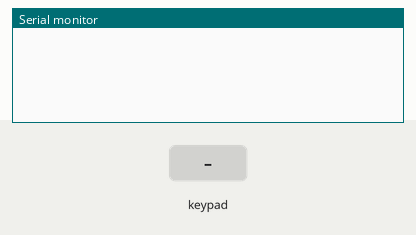
A sketch run on a simulated Arduino Uno, built with avr-gcc and run on an emulated ATmega328P. On the bench: the last lines printed to the serial monitor. The inputs (shaded band) are chosen by the test bench.

Above: at 1.2 s.
1.3 s: key '1' pressed
At 2.2 s:
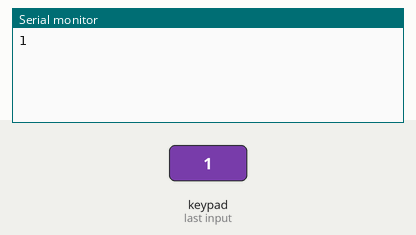
2.8 s: keypad keys 1 5 2 0 4 # pressed 0.4 s apart
At 6.1 s:
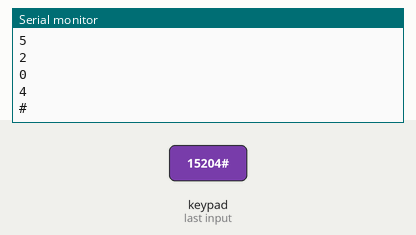
6.7 s: key 'A' pressed
At 7.8 s:
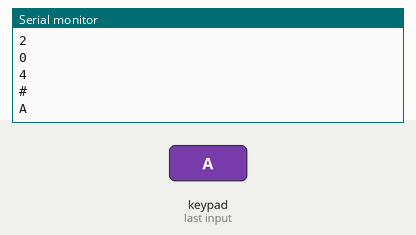
8.2 s: keypad keys 1 5 2 0 4 * pressed 0.4 s apart
At 11.4 s:
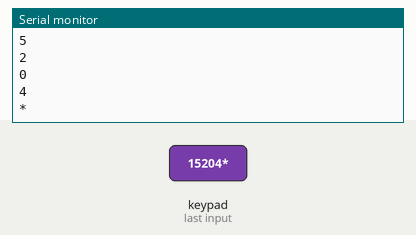
12.1 s: key 'B' pressed
At 12.7 s:
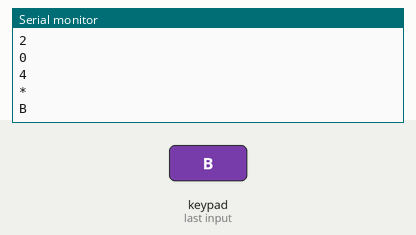
13.6 s: keypad keys 1 5 2 0 4 D pressed 0.4 s apart
At 16.7 s:
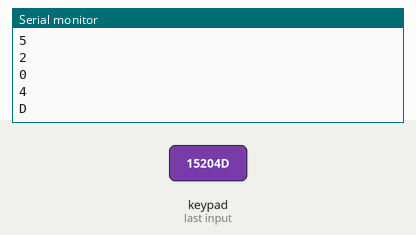
Timing chart, 0 to 18.2 s (numbered marks = the images above; inputs shaded):
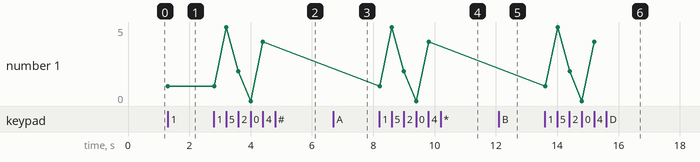

The sketch:

keypad.ino
```cpp
#include <Keypad.h>

#define ROW_NUM     4 // four rows
#define COLUMN_NUM  4 // four columns

char keys[ROW_NUM][COLUMN_NUM] = {
  {'1', '2', '3', 'A'},
  {'4', '5', '6', 'B'},
  {'7', '8', '9', 'C'},
  {'*', '0', '#', 'D'}
};

byte pin_rows[ROW_NUM]      = {15, 2, 0, 4}; // GIOP19, GIOP18, GIOP5, GIOP17 connect to the row pins
byte pin_column[COLUMN_NUM] = {16,17,5,18};   // GIOP16, GIOP4, GIOP0, GIOP2 connect to the column pins

Keypad keypad = Keypad( makeKeymap(keys), pin_rows, pin_column, ROW_NUM, COLUMN_NUM );

void setup() {
  Serial.begin(9600);

}

void loop() {
  char key = keypad.getKey();

  if (key) {

   Serial.println(key);
  }
}
```

Measured:
- after the input at 1.3 s, the serial monitor: prints a new line at once (image 1)
- after the input at 2.8 s, the serial monitor: prints a new line after 0.41 s (image 2)
- after the input at 6.7 s, the serial monitor: prints a new line at once (image 3)
- after the input at 8.2 s, the serial monitor: prints a new line at once (image 4)
- after the input at 12.1 s, the serial monitor: prints a new line at once (image 5)
- after the input at 13.6 s, the serial monitor: prints a new line at once (image 6)
- plotted number 1: 1 → 4 after the input at 2.8 s
